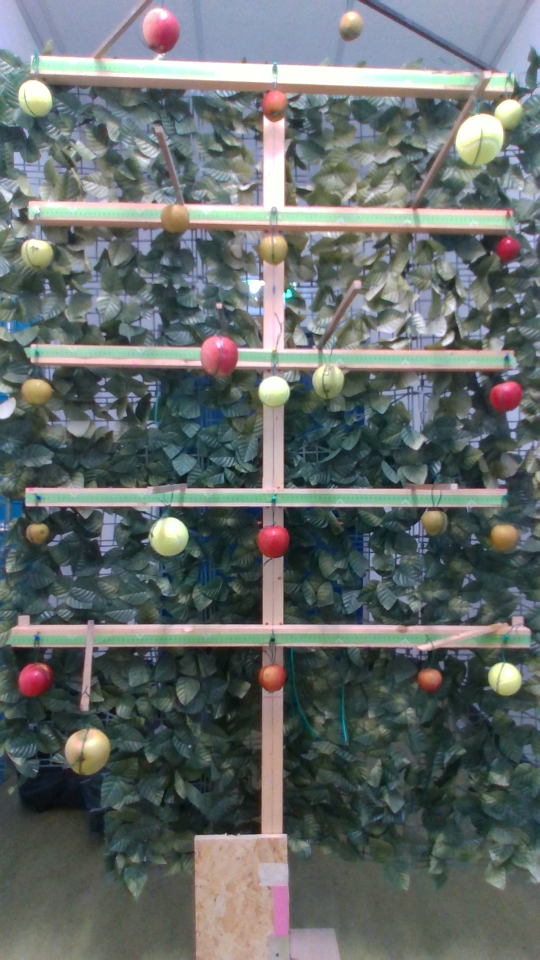
#> input picture data/3D/1_1_6_0/color_1_6_0.png, 1080 x 1920 px (shown at 1/2 size)
$ jupyter execute test.ipynb
#> lines starting #> are read from the running program, lines starting #| are printed output that depends on the picture; long printed decimals are rounded
#> further down, col3D is the input picture: shape (1920, 1080, 3); mean B, G, R 106.7, 108, 101.2
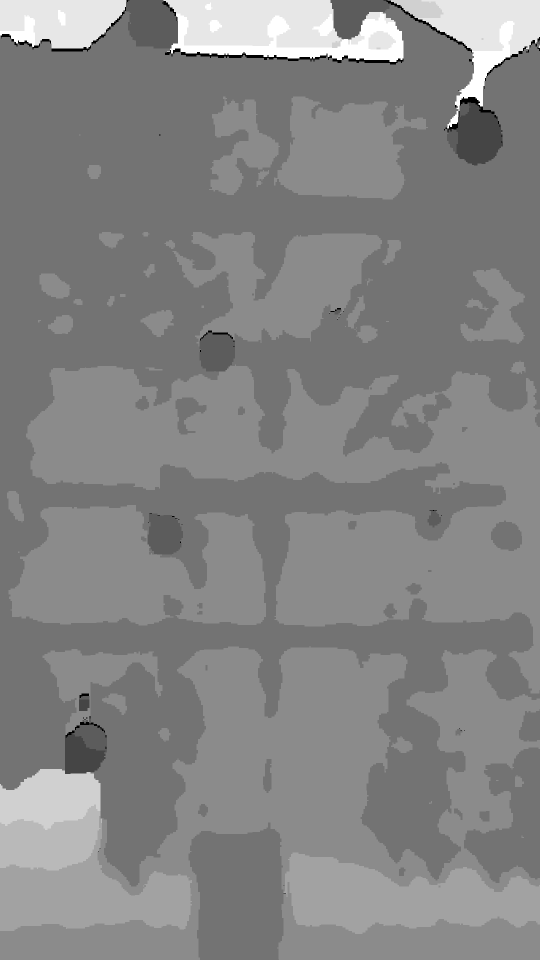
#> input picture data/3D/1_1_6_0/depth_1_6_0.png, 1080 x 1920 px (shown at 1/2 size)
#> further down, depth3D is the input picture: shape (1920, 1080) uint16; min 0, max 2937, mean 1603.5
# undersanding how to correct perspective

+ [link](https://dev.intelrealsense.com/docs/projection-texture-mapping-and-occlusion-with-intel-realsense-depth-cameras)

[cell 1]
import numpy as np
import cv2

To get color camera intrinsics, get sure to have `pyrealsense2` installed with `pip`, then on the CLI:

```ssh
python
```

Then paste the following code:

```python
import pyrealsense2 as rs
import numpy as np
import cv2
pipeline = rs.pipeline()
config = rs.config()
config.enable_stream(rs.stream.color, 1920, 1080, rs.format.bgr8, 6)
profile = pipeline.start(config)
frames = pipeline.wait_for_frames()
color_frame = frames.get_color_frame()
intrinsics=color_frame.profile.as_video_stream_profile().intrinsics
print(intrinsics)
```

output:
```ssh
[ 1920x1080  p[955.758 562.48]  f[1363.27 1362.53]  Inverse Brown Conrady [0 0 0 0 0] ]
```

Then once the camera parameters are known, the [deprojection of the pixel](https://github.com/IntelRealSense/librealsense/blob/5e73f7bb906a3cbec8ae43e888f182cc56c18692/include/librealsense2/rsutil.h#L46) can be done:

```C++
/* Given pixel coordinates and depth in an image with no distortion or inverse distortion coefficients, compute the corresponding point in 3D space relative to the same camera */
static void rs2_deproject_pixel_to_point(float point[3], const struct rs2_intrinsics * intrin, const float pixel[2], float depth)
{
    assert(intrin->model != RS2_DISTORTION_MODIFIED_BROWN_CONRADY); // Cannot deproject from a forward-distorted image
    assert(intrin->model != RS2_DISTORTION_FTHETA); // Cannot deproject to an ftheta image
    //assert(intrin->model != RS2_DISTORTION_BROWN_CONRADY); // Cannot deproject to an brown conrady model

    float x = (pixel[0] - intrin->ppx) / intrin->fx;
    float y = (pixel[1] - intrin->ppy) / intrin->fy;
    if(intrin->model == RS2_DISTORTION_INVERSE_BROWN_CONRADY)
    {
        float r2  = x*x + y*y;
        float f = 1 + intrin->coeffs[0]*r2 + intrin->coeffs[1]*r2*r2 + intrin->coeffs[4]*r2*r2*r2;
        float ux = x*f + 2*intrin->coeffs[2]*x*y + intrin->coeffs[3]*(r2 + 2*x*x);
        float uy = y*f + 2*intrin->coeffs[3]*x*y + intrin->coeffs[2]*(r2 + 2*y*y);
        x = ux;
        y = uy;
    }
    point[0] = depth * x;
    point[1] = depth * y;
    point[2] = depth;
}

```

[cell 2]
def depth_to_point_cloud(depth_image, rgb_image, intrinsics):

    # image shape
    H, W = depth_image.shape
#> H = 1920; W = 1080

    '''
    Intrinsic camera matrix for the raw (distorted) images.
        [fx  0 ppx]
    K = [ 0 fy ppy]
        [ 0  0  1]
    Projects 3D points in the camera coordinate frame to 2D pixel
    coordinates using the focal lengths (fx, fy) and principal point
    (cx, cy).
    '''

    # Parametri intrinseci
    f_x, f_y = intrinsics['f_x'], intrinsics['f_y']
    ppx, ppy = intrinsics['ppx'], intrinsics['ppy']

    # Crea una meshgrid delle coordinate dei pixel
    u, v = np.meshgrid(np.arange(W), np.arange(H))

    # replace 0 with np.nan to avoid errors
    depth_image = np.where(depth_image == 0, np.nan, depth_image)
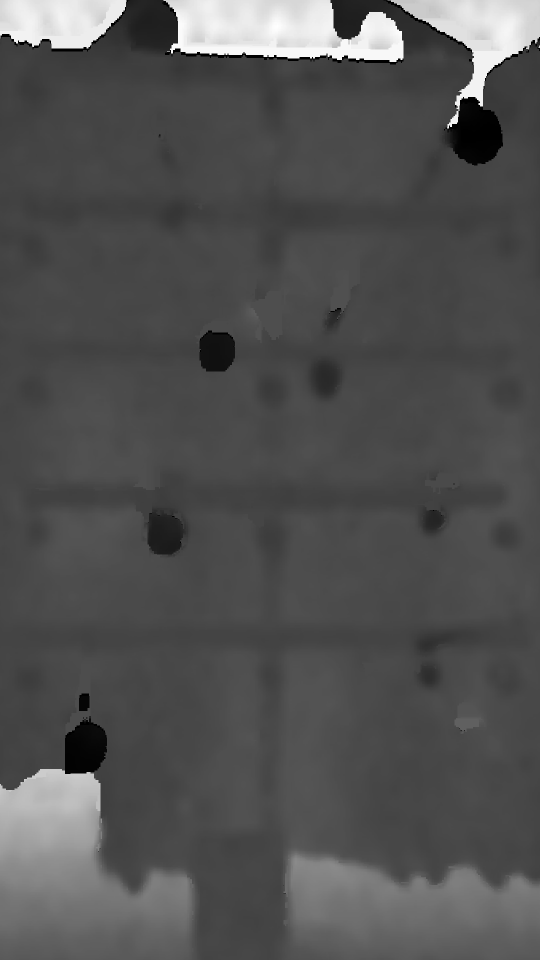
#> depth_image: shape (1920, 1080) float64 (shown at 1/2 size); 0.36% of the values are NaN or infinite; the others: min 978, max 2937, mean 1609.4; drawn with min black, max white, NaN and infinite black

    # Calcola le coordinate 3D
    X = (u - ppx) / f_x * depth_image
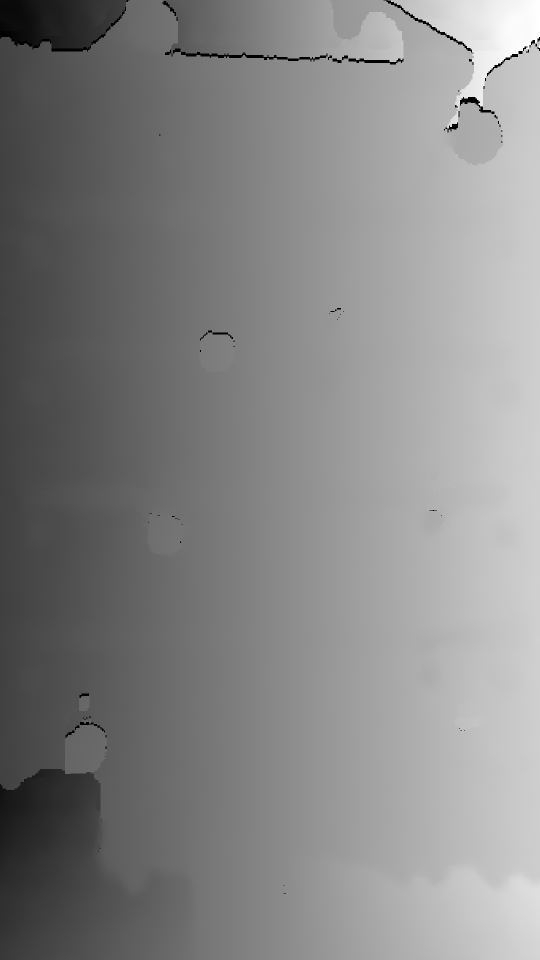
#> X: shape (1920, 1080) float64 (shown at 1/2 size); 0.36% of the values are NaN or infinite; the others: min -1172.6, max 985.5, mean -30.06; drawn with min black, max white, NaN and infinite black
    Y = (v - ppy) / f_y * depth_image
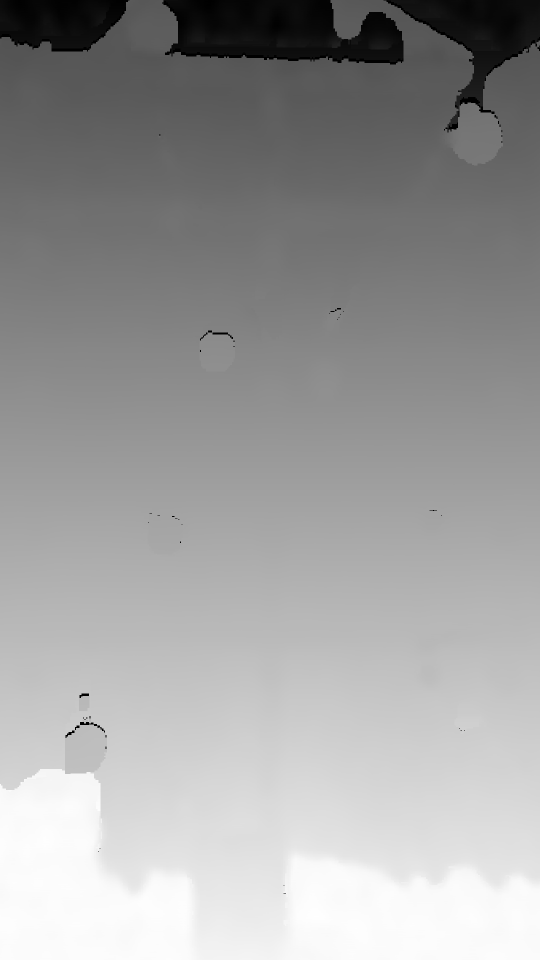
#> Y: shape (1920, 1080) float64 (shown at 1/2 size); 0.36% of the values are NaN or infinite; the others: min -1971.6, max 1212.9, mean -0.954; drawn with min black, max white, NaN and infinite black
    Z = depth_image


    # Impila le coordinate X, Y, Z
    points = np.stack((X, Y, Z), axis=-1).reshape(-1, 3)

    # Ottieni i valori RGB
    rgb_values = rgb_image.reshape(-1, 3)

    # Combina coordinate e colori in un unico array
    point_cloud = np.hstack((points, rgb_values))


    # reshape the data to have x, y values to navigate the channel values:
    # -  x[mm] (with respect to center of the frame)
    # -  y[mm]
    # -  z[mm]
    # -  red
    # -  green
    # -  blue
    point_cloud2 = point_cloud.reshape((depth_image.shape[0], depth_image.shape[1], len(point_cloud[0])))

    return point_cloud2

[cell 3]
def shift_pointcloud_origin(point_cloud, xy_origin):
    H, W, _ = point_cloud.shape
#> H = 1920; W = 1080

    X = point_cloud[:, :, 0]
    Y = point_cloud[:, :, 1]
    Z = point_cloud[:, :, 2]

    # define actual origin coordinates
    Ox = point_cloud[xy_origin[1], xy_origin[0], 0]
#> Ox = -26.52
    Oy = point_cloud[xy_origin[1], xy_origin[0], 1]
#> Oy = 886.1
    Oz = point_cloud[xy_origin[1], xy_origin[0], 2]
#> Oz = 1521

    # shift the origin
    S = np.array([[1, 0, 0, -Ox],
                 [0, 1, 0, -Oy],
                 [0, 0, 1, -Oz],
                 [0, 0, 0, 1]])
#> S = [[1, 0, 0, 26.52], [0, 1, 0, -886.1], [0, 0, 1, -1521], [0, 0, 0, 1]]

    homogeneous_coords = np.stack((X, Y, Z, np.ones_like(X)), axis=-1)
#> homogeneous_coords: shape (1920, 1080, 4) float64; 0.27% of the values are NaN or infinite; the others: min -1971.6, max 2937, mean 394.5

    # Reshape to (N, 4) where N = height * width
    homogeneous_coords = homogeneous_coords.reshape(-1, 4)
    # Apply the transformation matrix S
    points_transformed = np.dot(S, homogeneous_coords.T).T
    # Reshape back to the original shape
    points_transformed = points_transformed.reshape(H, W, 4)
#> points_transformed: shape (1920, 1080, 4) float64; 0.36% of the values are NaN or infinite; the others: min -2857.7, max 1416, mean -200.3
    # Extract the transformed X, Y, Z coordinates
    point_cloud[:, :, 0] = points_transformed[:, :, 0]
    point_cloud[:, :, 1] = points_transformed[:, :, 1]
    point_cloud[:, :, 2] = points_transformed[:, :, 2]

    return point_cloud

[cell 4]
def flip_pointcloud_coords(point_cloud):

    H, W, _ = point_cloud.shape
#> H = 1920; W = 1080

    X = point_cloud[:, :, 0]
    Y = point_cloud[:, :, 1]
    Z = point_cloud[:, :, 2]

    # shift the origin
    S = np.array([[1, 0, 0, 0],
                [0, -1, 0, 0],
                [0, 0, -1, 0],
                [0, 0, 0, 1]])

    # Prepare the point cloud for transformation by adding a column of ones for homogeneous coordinates
    XYZ_coords = np.stack((X, Y, Z, np.ones_like(X)), axis=-1)
#> XYZ_coords: shape (1920, 1080, 4) float64; 0.27% of the values are NaN or infinite; the others: min -2857.7, max 1416, mean -200.1

    # Reshape to (N, 4) where N = H * W
    XYZ_coords = XYZ_coords.reshape(-1, 4)

    # Apply the transformation matrix S
    points_transformed = np.dot(XYZ_coords, S.T)

    # Reshape back to the original shape
    points_transformed = points_transformed.reshape(H, W, 4)
#> points_transformed: shape (1920, 1080, 4) float64; 0.36% of the values are NaN or infinite; the others: min -1416, max 2857.7, mean 199

    # Extract the transformed X, Y, Z coordinates
    point_cloud[:, :, 0] = points_transformed[:, :, 0]
    point_cloud[:, :, 1] = points_transformed[:, :, 1]
    point_cloud[:, :, 2] = points_transformed[:, :, 2]


    return point_cloud

[cell 5]
col3D = '../data/3D/1_1_6_0/color_1_6_0.png'
depth3D = '../data/3D/1_1_6_0/depth_1_6_0.png'


col3D = cv2.imread(col3D)
depth3D = cv2.imread(depth3D, cv2.IMREAD_ANYDEPTH)

# matrice K is intrinsics - per proiettare il pixel in punto xyz
# The fx and fy fields describe the focal length of the image, as a multiple of pixel width and height

intrinsics = {'f_x': 1362.53,
              'f_y': 1363.27,
              'ppx': 562.758,
              'ppy': 955.758}


point_cloud = depth_to_point_cloud(depth3D, col3D, intrinsics)

# Condition to find where both channel 1 and channel 2 are 0
# condition = (point_cloud[:, :, 0] == 0) & (point_cloud[:, :, 1] == 0)

# Get the positions
# positions = np.argwhere(condition)

# print(point_cloud[[539, 959]] - point_cloud[[546,1770]])


bboxF = np.array([[539, 959], [540, 960]])
bboxT = np.array([[546,1770], [ 575,1871]])


point_cloud = shift_pointcloud_origin(point_cloud, [539, 1750])
point_cloud = flip_pointcloud_coords(point_cloud)


print(point_cloud.shape)
#| (1920, 1080, 6)
print(point_cloud[ 1919, 0, 0:3])
#| [-661.577 -291.006 -145.        ]


# print(np.mean(point_cloud[bboxT[0][1] : bboxT[1][1], bboxT[0][0] : bboxT[1][0], 0]))

import matplotlib.pyplot as plt
plt.imshow(col3D)
plt.show()
# pl = plt.imshow(point_cloud[ :, :, 0])
pl = plt.imshow(np.where((point_cloud[ :, :, 0] < 0), 1, 0))
# pl = plt.imshow(np.where((point_cloud[ :, :, 0] < 0) & (point_cloud[:,:,1] < 0), 1, 0))
plt.colorbar(pl)
plt.show()
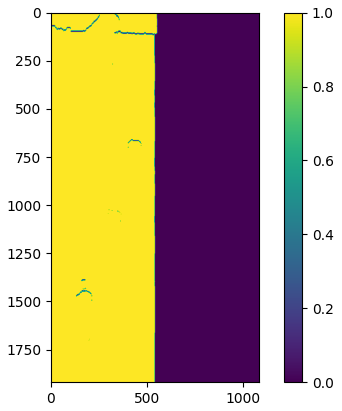
#> figure drawn by matplotlib, 2 panels
